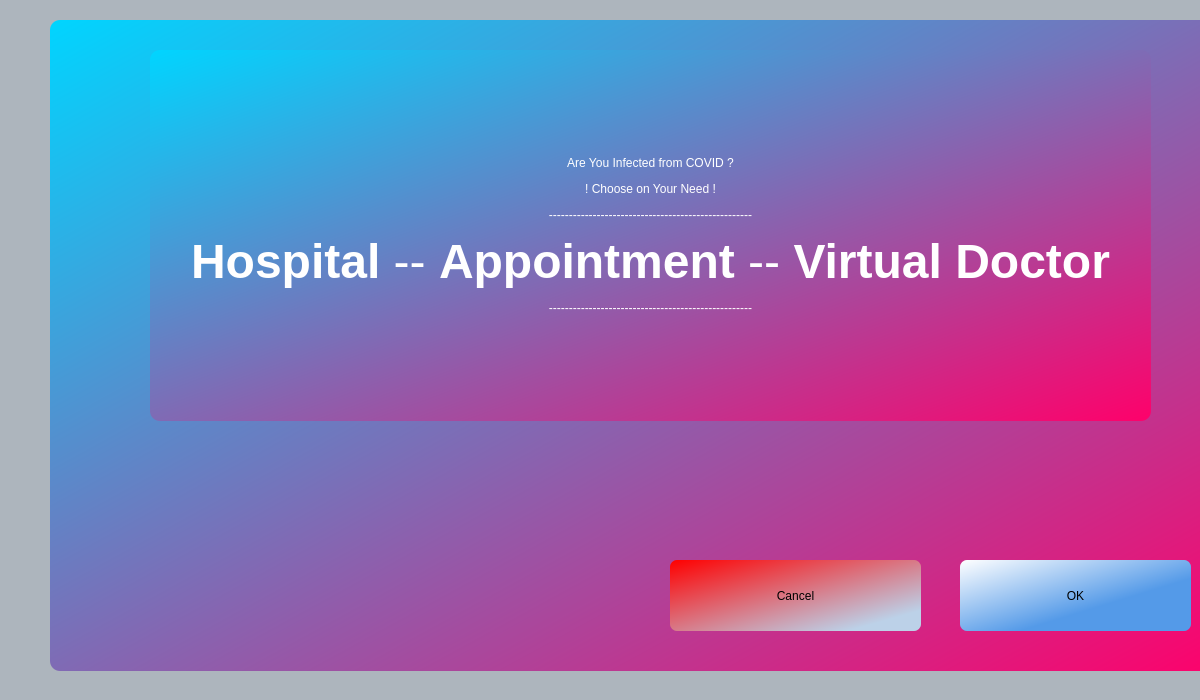
<?xml version="1.0" encoding="UTF-8"?>
<ui version="4.0">
 <class>ChooseHospitals</class>
 <widget class="QDialog" name="ChooseHospitals">
  <property name="geometry">
   <rect>
    <x>0</x>
    <y>0</y>
    <width>1200</width>
    <height>700</height>
   </rect>
  </property>
  <property name="windowTitle">
   <string>Infected from COVID ?</string>
  </property>
  <property name="styleSheet">
   <string notr="true">background-color: rgb(173, 181, 189);</string>
  </property>
  <widget class="QGroupBox" name="groupBox">
   <property name="geometry">
    <rect>
     <x>50</x>
     <y>20</y>
     <width>1181</width>
     <height>651</height>
    </rect>
   </property>
   <property name="styleSheet">
    <string notr="true">background-color: qlineargradient(spread:reflect, x1:0, y1:0, x2:1, y2:1, stop:0 rgba(0, 213, 255, 255), stop:1 rgba(255, 0, 106, 255));
border-radius: 10px;</string>
   </property>
   <property name="title">
    <string/>
   </property>
   <widget class="QLabel" name="label_main">
    <property name="geometry">
     <rect>
      <x>100</x>
      <y>30</y>
      <width>1001</width>
      <height>371</height>
     </rect>
    </property>
    <property name="styleSheet">
     <string notr="true">font: 35pt &quot;Segoe UI Variable Text&quot;;
border-radius: 10px;
color: rgb(255, 255, 255);</string>
    </property>
    <property name="text">
     <string>&lt;html&gt;&lt;head/&gt;&lt;body&gt;&lt;p&gt;Are You Infected from COVID ?&lt;/p&gt;&lt;p&gt;! Choose on Your Need !&lt;/p&gt;&lt;p&gt;---------------------------------------------------&lt;/p&gt;&lt;p&gt;&lt;span style=&quot; font-size:36pt; font-weight:700;&quot;&gt;Hospital&lt;/span&gt;&lt;span style=&quot; font-size:36pt;&quot;&gt; -- &lt;/span&gt;&lt;span style=&quot; font-size:36pt; font-weight:700;&quot;&gt;Appointment&lt;/span&gt;&lt;span style=&quot; font-size:36pt;&quot;&gt; -- &lt;/span&gt;&lt;span style=&quot; font-size:36pt; font-weight:700;&quot;&gt;Virtual Doctor&lt;/span&gt;&lt;/p&gt;&lt;p&gt;---------------------------------------------------&lt;/p&gt;&lt;/body&gt;&lt;/html&gt;</string>
    </property>
    <property name="alignment">
     <set>Qt::AlignCenter</set>
    </property>
   </widget>
   <widget class="QPushButton" name="pushButton_cancel">
    <property name="geometry">
     <rect>
      <x>620</x>
      <y>540</y>
      <width>251</width>
      <height>71</height>
     </rect>
    </property>
    <property name="sizePolicy">
     <sizepolicy hsizetype="Minimum" vsizetype="Preferred">
      <horstretch>0</horstretch>
      <verstretch>0</verstretch>
     </sizepolicy>
    </property>
    <property name="styleSheet">
     <string notr="true">background-color: qlineargradient(spread:reflect, x1:0, y1:0, x2:1, y2:1, stop:0 rgba(255, 0, 0, 255), stop:0.853933 rgba(188, 209, 232, 255));

border-radius: 7px;</string>
    </property>
    <property name="text">
     <string>Cancel</string>
    </property>
   </widget>
   <widget class="QPushButton" name="pushButton_ok">
    <property name="geometry">
     <rect>
      <x>910</x>
      <y>540</y>
      <width>231</width>
      <height>71</height>
     </rect>
    </property>
    <property name="sizePolicy">
     <sizepolicy hsizetype="Minimum" vsizetype="Preferred">
      <horstretch>0</horstretch>
      <verstretch>0</verstretch>
     </sizepolicy>
    </property>
    <property name="styleSheet">
     <string notr="true">background-color: qlineargradient(spread:reflect, x1:0, y1:0, x2:1, y2:1, stop:0 rgba(255, 255, 255, 255), stop:0.629213 rgba(84, 154, 232, 255));

border-radius: 7px;</string>
    </property>
    <property name="text">
     <string>OK</string>
    </property>
   </widget>
  </widget>
 </widget>
 <resources/>
 <connections>
  <connection>
   <sender>pushButton_cancel</sender>
   <signal>clicked()</signal>
   <receiver>ChooseHospitals</receiver>
   <slot>close()</slot>
   <hints>
    <hint type="sourcelabel">
     <x>841</x>
     <y>657</y>
    </hint>
    <hint type="destinationlabel">
     <x>867</x>
     <y>602</y>
    </hint>
   </hints>
  </connection>
 </connections>
</ui>
